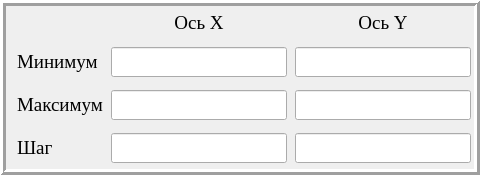
           <widget class="QFrame" name="Right_frame2">
            <property name="sizePolicy">
             <sizepolicy hsizetype="Expanding" vsizetype="Fixed">
              <horstretch>0</horstretch>
              <verstretch>0</verstretch>
             </sizepolicy>
            </property>
            <property name="frameShape">
             <enum>QFrame::Box</enum>
            </property>
            <property name="frameShadow">
             <enum>QFrame::Raised</enum>
            </property>
            <property name="lineWidth">
             <number>3</number>
            </property>
            <layout class="QGridLayout" name="gridLayout_2">
             <property name="topMargin">
              <number>6</number>
             </property>
             <property name="rightMargin">
              <number>3</number>
             </property>
             <property name="bottomMargin">
              <number>6</number>
             </property>
             <property name="horizontalSpacing">
              <number>8</number>
             </property>
             <property name="verticalSpacing">
              <number>13</number>
             </property>
             <item row="1" column="1">
              <widget class="QLineEdit" name="line_Xmin">
               <property name="sizePolicy">
                <sizepolicy hsizetype="Preferred" vsizetype="Minimum">
                 <horstretch>0</horstretch>
                 <verstretch>0</verstretch>
                </sizepolicy>
               </property>
               <property name="font">
                <font>
                 <family>Times New Roman</family>
                 <pointsize>14</pointsize>
                </font>
               </property>
               <property name="text">
                <string/>
               </property>
              </widget>
             </item>
             <item row="2" column="0">
              <widget class="QLabel" name="label_max">
               <property name="font">
                <font>
                 <family>Times New Roman</family>
                 <pointsize>14</pointsize>
                </font>
               </property>
               <property name="text">
                <string>&lt;html&gt;&lt;head/&gt;&lt;body&gt;&lt;p&gt;Максимум&lt;/p&gt;&lt;/body&gt;&lt;/html&gt;</string>
               </property>
               <property name="buddy">
                <cstring>line_Xmax</cstring>
               </property>
              </widget>
             </item>
             <item row="1" column="0">
              <widget class="QLabel" name="label_min">
               <property name="font">
                <font>
                 <family>Times New Roman</family>
                 <pointsize>14</pointsize>
                </font>
               </property>
               <property name="text">
                <string>&lt;html&gt;&lt;head/&gt;&lt;body&gt;&lt;p&gt;Минимум&lt;/p&gt;&lt;/body&gt;&lt;/html&gt;</string>
               </property>
               <property name="buddy">
                <cstring>line_Xmin</cstring>
               </property>
              </widget>
             </item>
             <item row="1" column="2">
              <widget class="QLineEdit" name="line_Ymin">
               <property name="sizePolicy">
                <sizepolicy hsizetype="Preferred" vsizetype="Minimum">
                 <horstretch>0</horstretch>
                 <verstretch>0</verstretch>
                </sizepolicy>
               </property>
               <property name="font">
                <font>
                 <family>Times New Roman</family>
                 <pointsize>14</pointsize>
                </font>
               </property>
              </widget>
             </item>
             <item row="0" column="1">
              <widget class="QLabel" name="label_Xaxes">
               <property name="sizePolicy">
                <sizepolicy hsizetype="Preferred" vsizetype="Preferred">
                 <horstretch>0</horstretch>
                 <verstretch>0</verstretch>
                </sizepolicy>
               </property>
               <property name="font">
                <font>
                 <family>Times New Roman</family>
                 <pointsize>14</pointsize>
                </font>
               </property>
               <property name="text">
                <string>&lt;html&gt;&lt;head/&gt;&lt;body&gt;&lt;p&gt;Ось X&lt;/p&gt;&lt;/body&gt;&lt;/html&gt;</string>
               </property>
               <property name="alignment">
                <set>Qt::AlignCenter</set>
               </property>
              </widget>
             </item>
             <item row="0" column="2">
              <widget class="QLabel" name="label_Yaxes">
               <property name="font">
                <font>
                 <family>Times New Roman</family>
                 <pointsize>14</pointsize>
                </font>
               </property>
               <property name="text">
                <string>&lt;html&gt;&lt;head/&gt;&lt;body&gt;&lt;p&gt;Ось Y&lt;/p&gt;&lt;/body&gt;&lt;/html&gt;</string>
               </property>
               <property name="alignment">
                <set>Qt::AlignCenter</set>
               </property>
              </widget>
             </item>
             <item row="2" column="1">
              <widget class="QLineEdit" name="line_Xmax">
               <property name="sizePolicy">
                <sizepolicy hsizetype="Preferred" vsizetype="Minimum">
                 <horstretch>0</horstretch>
                 <verstretch>0</verstretch>
                </sizepolicy>
               </property>
               <property name="font">
                <font>
                 <family>Times New Roman</family>
                 <pointsize>14</pointsize>
                </font>
               </property>
              </widget>
             </item>
             <item row="3" column="0">
              <widget class="QLabel" name="label_step">
               <property name="font">
                <font>
                 <family>Times New Roman</family>
                 <pointsize>14</pointsize>
                </font>
               </property>
               <property name="text">
                <string>&lt;html&gt;&lt;head/&gt;&lt;body&gt;&lt;p&gt;Шаг&lt;/p&gt;&lt;/body&gt;&lt;/html&gt;</string>
               </property>
               <property name="buddy">
                <cstring>line_Xstep</cstring>
               </property>
              </widget>
             </item>
             <item row="3" column="1">
              <widget class="QLineEdit" name="line_Xstep">
               <property name="sizePolicy">
                <sizepolicy hsizetype="Preferred" vsizetype="Minimum">
                 <horstretch>0</horstretch>
                 <verstretch>0</verstretch>
                </sizepolicy>
               </property>
               <property name="font">
                <font>
                 <family>Times New Roman</family>
                 <pointsize>14</pointsize>
                </font>
               </property>
              </widget>
             </item>
             <item row="3" column="2">
              <widget class="QLineEdit" name="lineEdit_Ystep">
               <property name="sizePolicy">
                <sizepolicy hsizetype="Preferred" vsizetype="Minimum">
                 <horstretch>0</horstretch>
                 <verstretch>0</verstretch>
                </sizepolicy>
               </property>
               <property name="font">
                <font>
                 <family>Times New Roman</family>
                 <pointsize>14</pointsize>
                </font>
               </property>
              </widget>
             </item>
             <item row="2" column="2">
              <widget class="QLineEdit" name="line_Ymax">
               <property name="sizePolicy">
                <sizepolicy hsizetype="Preferred" vsizetype="Minimum">
                 <horstretch>0</horstretch>
                 <verstretch>0</verstretch>
                </sizepolicy>
               </property>
               <property name="font">
                <font>
                 <family>Times New Roman</family>
                 <pointsize>14</pointsize>
                </font>
               </property>
              </widget>
             </item>
            </layout>
           </widget>
